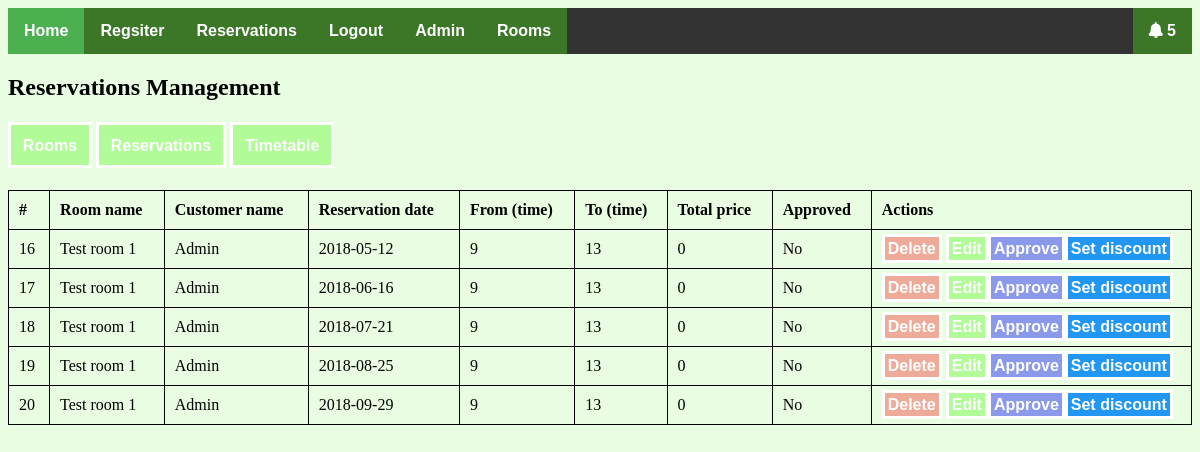
Page /pages/booking.php (signed in) on the committed database.
### tables this page shows
CREATE TABLE `reservations` (
  `reservation_id` int(11) NOT NULL,
  `room_id` int(11) NOT NULL,
  `user_id` int(11) NOT NULL,
  `reservation_date` date NOT NULL,
  `from_time` int(11) NOT NULL,
  `to_time` int(11) NOT NULL,
  `approved` tinyint(4) NOT NULL DEFAULT '0',
  `room_price` double NOT NULL DEFAULT '0'
);

CREATE TABLE `rooms` (
  `id` int(11) NOT NULL,
  `room_name` varchar(255) NOT NULL,
  `room_number` int(11) NOT NULL,
  `description` text NOT NULL,
  `image` varchar(255) NOT NULL,
  `price` double NOT NULL
);

CREATE TABLE `users` (
  `id` int(11) NOT NULL,
  `full_name` varchar(255) NOT NULL,
  `phonenumber` varchar(255) NOT NULL,
  `address` text NOT NULL,
  `gender` tinyint(4) NOT NULL,
  `email` varchar(255) NOT NULL,
  `password` varchar(255) NOT NULL,
  `is_admin` tinyint(4) NOT NULL DEFAULT '0',
  `salt` varchar(255) NOT NULL
);

### pages/booking.php (the view, shortened to what this page needs)
<!DOCTYPE html>
<html>
<head>
  <link rel="stylesheet" type="text/css" href="../css/fontawesome-all.min.css">
  <link rel="stylesheet" type="text/css" href="../css/style.css">
</head>
<body>
  <?php
        include('config.php');
  ?>
<ul>
    <li><a href="../index.php" class="active">Home</a></li>
    <li><a href="register.php">Regsiter</a></li>
    <?php if (isset($_SESSION['login'])) { ?>
      <li><a href="reservations.php">Reservations</a></li>
      <li><a href="logout.php">Logout</a></li>
      <?php if (isset($_SESSION['is_admin']) && ($_SESSION['is_admin'] == "1")) { ?>
        <li><a href="admin.php">Admin</a></li>
        <?php
          $sql = "SELECT * FROM notifications WHERE seen = 0";
          $result = mysqli_query($connection, $sql);
        ?>
        <li style="float:right;"><a href="notification.php"><i class="fas fa-bell"></i> <?=  $result->num_rows > 0 ? $result->num_rows : "" ?>
          </a></li>
      <?php } ?>
    <?php } else { ?>
      <li><a href="login.php">Login</a></li>
    <?php } ?>
    <li><a href="rooms.php">Rooms</a></li>
  </ul>
  <h2>Reservations Management</h2>
  <div class="admin-links">
    <a href="room.php">Rooms</a>
    <a href="booking.php">Reservations</a>
    <a href='timetable.php'>Timetable</a>
  </div>
  <table style="width:100%">
  <tr>
    <th>#</th>
    <th>Room name</th>
    <th>Customer name</th>
    <th>Reservation date</th>
    <th>From (time)</th>
    <th>To (time)</th>
    <th>Total price</th>
    <th>Approved</th>
    <th>Actions</th>
  </tr>
  <?php
    $sql = "SELECT * FROM reservations INNER JOIN rooms ON reservations.room_id = rooms.id INNER JOIN users ON users.id = reservations.user_id";
    $rooms = mysqli_query($connection, $sql);
    if ($rooms->num_rows > 0) {
      while ($row = mysqli_fetch_assoc($rooms)) {
         echo "<tr>";
          echo "<td>".$row['reservation_id']."</td>";
          echo "<td>".$row['room_name']."</td>";
          echo "<td>".$row['full_name']."</td>";
          echo "<td>".$row['reservation_date']."</td>";
          echo "<td>".$row['from_time']."</td>";
          echo "<td>".$row['to_time']."</td>";
          echo "<td>".$row['room_price']."</td>";
          if ($row['approved'] == "1") {
            echo "<td>Yes</td>";
          } else {
            echo "<td>No</td>";
          }
          echo "<td><a href='deleteReservation.php?id=".$row['reservation_id']."' class='delete'>Delete</a> <a href='editReservation.php?id=".$row['reservation_id']."&room_id=".$row['room_id']."'>Edit</a><a href='approve.php?id=".$row['reservation_id']."' class='approve'>Approve</a><a href='discount.php?id=".$row['reservation_id']."' class='discount'>Set discount</a></td>";
         echo "</tr>";
      }
    }
  ?>
</table>
</body>
</html>

### css/style.css (style rules this page uses)
body { background-color: #4bf5131f; }
a { text-decoration: none; background-color: #4bf51359; border: solid 3px #fff; padding: 1%; color: #fff; font-weight: bold; font-family: sans-serif; }
.admin-links { margin: 3% auto; }
table, th, td { border: 1px solid black; border-collapse: collapse; }
th, td { padding: 10px; }
th { text-align: left; }
.delete { background-color: #f5131359; }
.approve { background-color: #131af570; }
.discount { background-color: #2196F3; }
ul { list-style-type: none; margin: 0; padding: 0; overflow: hidden; background-color: #333; }
li { float: left; }
li a { display: block !important; color: white !important; text-align: center !important; padding: 14px 16px !important; text-decoration: none !important; border: 0px !important; }
.active { background-color: #4CAF50 !important; }

### rows in the picture
reservations: reservation_id "16", room.room_name "Test room 1", user.full_name "Admin", reservation_date "2018-05-12", from_time "9", to_time "13", room_price "0", approved "No"
reservations: reservation_id "17", room.room_name "Test room 1", user.full_name "Admin", reservation_date "2018-06-16", from_time "9", to_time "13", room_price "0", approved "No"
reservations: reservation_id "18", room.room_name "Test room 1", user.full_name "Admin", reservation_date "2018-07-21", from_time "9", to_time "13", room_price "0", approved "No"
reservations: reservation_id "19", room.room_name "Test room 1", user.full_name "Admin", reservation_date "2018-08-25", from_time "9", to_time "13", room_price "0", approved "No"
reservations: reservation_id "20", room.room_name "Test room 1", user.full_name "Admin", reservation_date "2018-09-29", from_time "9", to_time "13", room_price "0", approved "No"

### other values in the picture
$result->num_rows "5"
